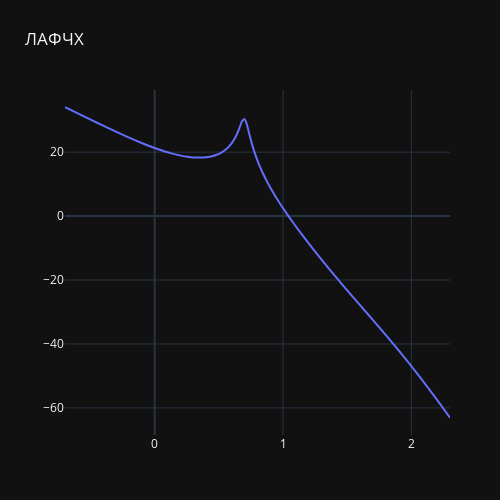

Notebook source saved alongside this figure:
### Code cell
print('0', fig.show())

### Figure 1 — Plotly figure (JSON) as saved in the notebook; plotly's stock layout.template omitted (floating-point values rounded to 4 significant figures; data arrays with more than 128 entries replaced by an {"elided": "..."} marker saying what was removed)
{"data": [{"line": {"shape": "spline"}, "name": "Lm", "type": "scatter", "x": {"elided": "1001 float values"}, "y": {"elided": "1001 float values"}}], "layout": {"autosize": false, "height": 500, "margin": {"b": 65, "l": 65, "r": 50, "t": 90}, "title": {"text": "ЛАФЧХ"}, "width": 500, "yaxis": {"dtick": 20, "tick0": 0}}}
